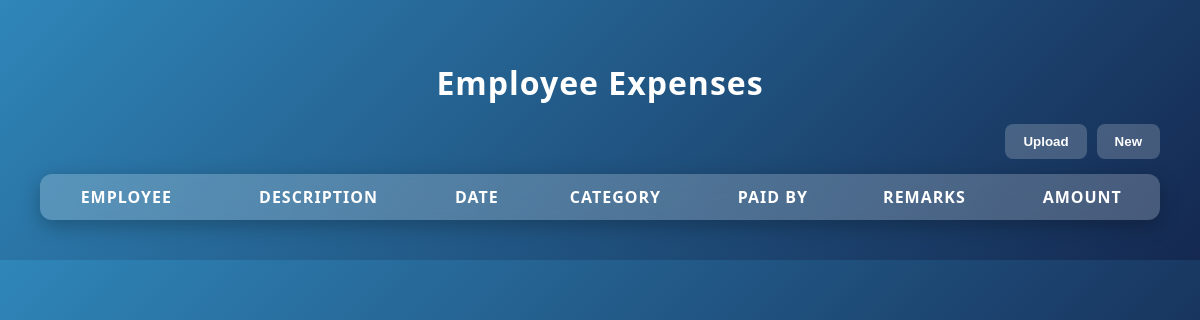
Page /expenses/ on the earlier database version.
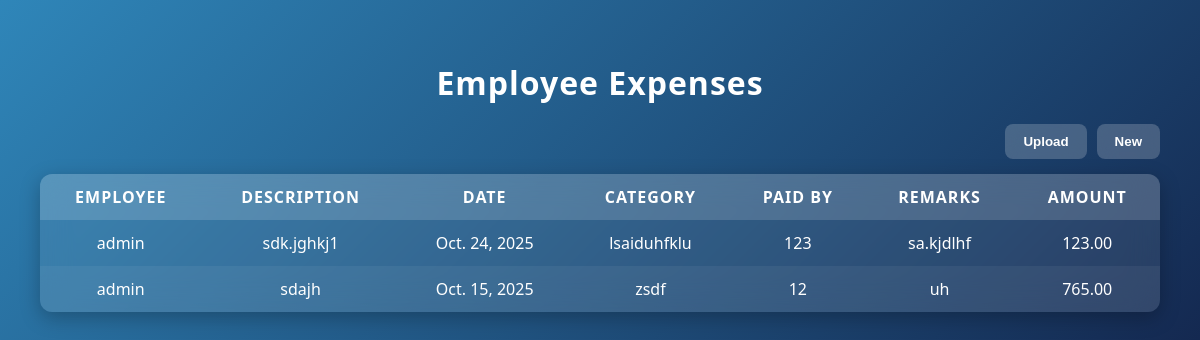
Same page on the later database version.
### employee/models.py (models this page shows, shortened)
class EmployeeExpense(models.Model):
    STATUS_CHOICES = [
        ('Pending', 'Pending'),
        ('Approved', 'Approved'),
        ('Rejected', 'Rejected'),
    ]
    employee = models.ForeignKey(User, on_delete=models.CASCADE)
    description = models.TextField()
    date = models.DateField()
    category = models.CharField(max_length=100)
    paid_by = models.CharField(max_length=100)
    remarks = models.TextField(blank=True, null=True)
    amount = models.DecimalField(max_digits=10, decimal_places=2)
    status = models.CharField(max_length=20, choices=STATUS_CHOICES, default='Pending')

### employee/views.py (the view)
# urls.py: path('expenses/', views.expenses, name='expenses'),
def expenses(request):
    expense = EmployeeExpense.objects.all()
    return render(request, 'expenses.html', {'expenses': expense})

### employee/templates/expenses.html (shortened to what this page needs)
<!DOCTYPE html>
<html lang="en">
<head>
</head>
<body>
    <h1>Employee Expenses</h1>
    <div class="actions">
        <button>Upload</button>
        <a href="{% url 'receipt' %}"><button>New</button></a>
    </div>
    <table>
        <thead>
            <tr>
                <th>Employee</th>
                <th>Description</th>
                <th>Date</th>
                <th>Category</th>
                <th>Paid By</th>
                <th>Remarks</th>
                <th>Amount</th>
            </tr>
        </thead>
        <tbody>
            {% for expense in expenses %}
            <tr>
                <td>{{ expense.employee }}</td>
                <td>{{ expense.description }}</td>
                <td>{{ expense.date }}</td>
                <td>{{ expense.category }}</td>
                <td>{{ expense.paid_by }}</td>
                <td>{{ expense.remarks }}</td>
                <td>{{ expense.amount }}</td>
            </tr>
            {% endfor %}
        </tbody>
    </table>
</body>
</html>

Differences in the rows shown:
added EmployeeExpense: employee "admin", description "sdk.jghkj1", date "Oct. 24, 2025", category "lsaiduhfklu", paid_by "123", remarks "sa.kjdlhf", amount "123.00"
added EmployeeExpense: employee "admin", description "sdajh", date "Oct. 15, 2025", category "zsdf", paid_by "12", remarks "uh", amount "765.00"
